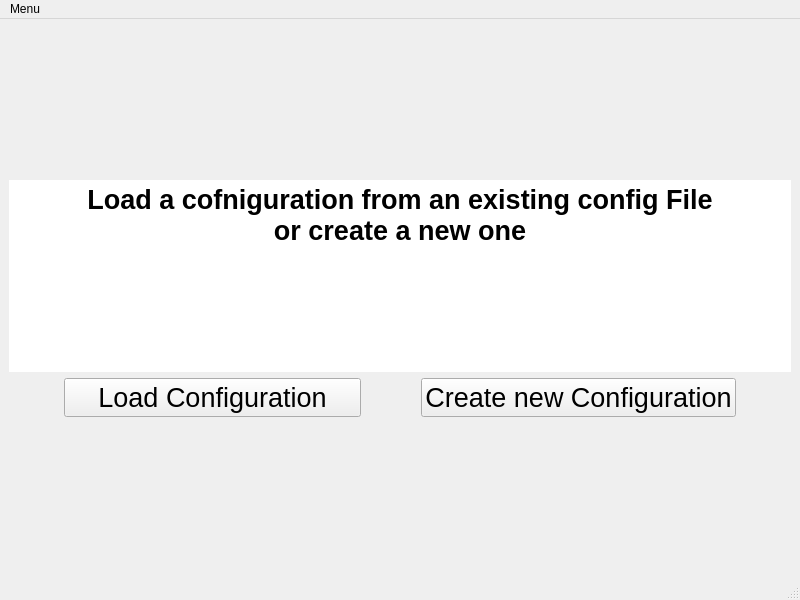
<?xml version="1.0" encoding="UTF-8"?>
<ui version="4.0">
 <class>MainWindow</class>
 <widget class="QMainWindow" name="MainWindow">
  <property name="geometry">
   <rect>
    <x>0</x>
    <y>0</y>
    <width>800</width>
    <height>600</height>
   </rect>
  </property>
  <property name="windowTitle">
   <string>Eneffco Diagram creator</string>
  </property>
  <widget class="QWidget" name="centralwidget">
   <layout class="QGridLayout" name="gridLayout">
    <item row="0" column="0">
     <spacer name="verticalSpacer_3">
      <property name="orientation">
       <enum>Qt::Vertical</enum>
      </property>
      <property name="sizeHint" stdset="0">
       <size>
        <width>20</width>
        <height>40</height>
       </size>
      </property>
     </spacer>
    </item>
    <item row="1" column="0">
     <widget class="QTextEdit" name="load_config_info_text">
      <property name="frameShape">
       <enum>QFrame::NoFrame</enum>
      </property>
      <property name="frameShadow">
       <enum>QFrame::Plain</enum>
      </property>
      <property name="readOnly">
       <bool>true</bool>
      </property>
      <property name="html">
       <string>&lt;!DOCTYPE HTML PUBLIC &quot;-//W3C//DTD HTML 4.0//EN&quot; &quot;http://www.w3.org/TR/REC-html40/strict.dtd&quot;&gt;
&lt;html&gt;&lt;head&gt;&lt;meta name=&quot;qrichtext&quot; content=&quot;1&quot; /&gt;&lt;style type=&quot;text/css&quot;&gt;
p, li { white-space: pre-wrap; }
&lt;/style&gt;&lt;/head&gt;&lt;body style=&quot; font-family:'MS Shell Dlg 2'; font-size:12pt; font-weight:400; font-style:normal;&quot;&gt;
&lt;p align=&quot;center&quot; style=&quot; margin-top:0px; margin-bottom:0px; margin-left:0px; margin-right:0px; -qt-block-indent:0; text-indent:0px;&quot;&gt;&lt;span style=&quot; font-size:20pt; font-weight:600;&quot;&gt;Load a cofniguration from an existing config File&lt;/span&gt;&lt;/p&gt;
&lt;p align=&quot;center&quot; style=&quot; margin-top:0px; margin-bottom:0px; margin-left:0px; margin-right:0px; -qt-block-indent:0; text-indent:0px;&quot;&gt;&lt;span style=&quot; font-size:20pt; font-weight:600;&quot;&gt;or create a new one&lt;/span&gt;&lt;/p&gt;&lt;/body&gt;&lt;/html&gt;</string>
      </property>
     </widget>
    </item>
    <item row="3" column="0">
     <spacer name="verticalSpacer_2">
      <property name="orientation">
       <enum>Qt::Vertical</enum>
      </property>
      <property name="sizeHint" stdset="0">
       <size>
        <width>20</width>
        <height>40</height>
       </size>
      </property>
     </spacer>
    </item>
    <item row="2" column="0">
     <layout class="QHBoxLayout" name="horizontalLayout">
      <item>
       <spacer name="horizontalSpacer_2">
        <property name="orientation">
         <enum>Qt::Horizontal</enum>
        </property>
        <property name="sizeHint" stdset="0">
         <size>
          <width>40</width>
          <height>20</height>
         </size>
        </property>
       </spacer>
      </item>
      <item>
       <widget class="QPushButton" name="load_config_button">
        <property name="font">
         <font>
          <pointsize>20</pointsize>
         </font>
        </property>
        <property name="text">
         <string>    Load Configuration    </string>
        </property>
       </widget>
      </item>
      <item>
       <spacer name="horizontalSpacer">
        <property name="orientation">
         <enum>Qt::Horizontal</enum>
        </property>
        <property name="sizeHint" stdset="0">
         <size>
          <width>40</width>
          <height>20</height>
         </size>
        </property>
       </spacer>
      </item>
      <item>
       <widget class="QPushButton" name="create_config_button">
        <property name="font">
         <font>
          <pointsize>20</pointsize>
         </font>
        </property>
        <property name="text">
         <string>Create new Configuration</string>
        </property>
       </widget>
      </item>
      <item>
       <spacer name="horizontalSpacer_3">
        <property name="orientation">
         <enum>Qt::Horizontal</enum>
        </property>
        <property name="sizeHint" stdset="0">
         <size>
          <width>40</width>
          <height>20</height>
         </size>
        </property>
       </spacer>
      </item>
     </layout>
    </item>
   </layout>
  </widget>
  <widget class="QMenuBar" name="menubar">
   <property name="geometry">
    <rect>
     <x>0</x>
     <y>0</y>
     <width>800</width>
     <height>21</height>
    </rect>
   </property>
   <widget class="QMenu" name="menuMenu">
    <property name="title">
     <string>Menu</string>
    </property>
    <addaction name="actionQuit"/>
   </widget>
   <addaction name="menuMenu"/>
  </widget>
  <widget class="QStatusBar" name="statusbar"/>
  <action name="actionQuit">
   <property name="text">
    <string>Quit</string>
   </property>
  </action>
 </widget>
 <resources/>
 <connections/>
</ui>
